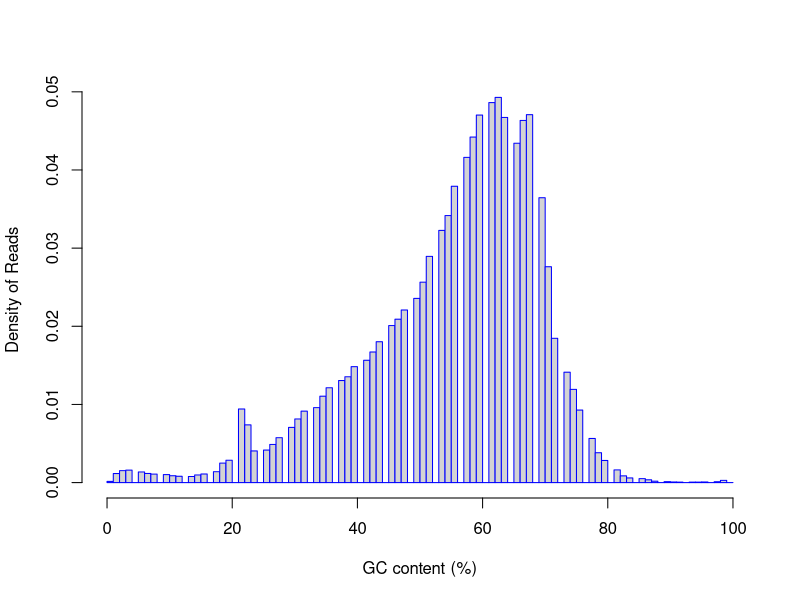

Generate this figure with R:
pdf("qc_results/rseqc/star/read_gc.GC_plot.pdf")
gc=rep(c(37.33,29.33,25.33,33.33,34.67,41.33,64.00,61.33,53.33,56.00,52.00,58.67,54.67,60.00,57.33,50.67,49.33,48.00,46.67,45.33,62.67,44.00,42.67,40.00,38.67,36.00,32.00,30.67,28.00,26.67,24.00,22.67,21.33,20.00,17.33,14.67,16.00,86.67,84.00,76.00,85.33,82.67,88.00,78.67,90.67,89.33,93.33,96.00,92.00,77.33,72.00,94.67,81.33,74.67,65.33,66.67,68.00,69.33,70.67,73.33,12.00,13.33,18.67,80.00,97.33,8.00,4.00,0.00,2.67,1.33,5.33,6.67,9.33,10.67,98.67,100.00),times=c(302197,163394,96287,221914,255765,362157,1081136,1125057,746621,877363,669816,1022944,790541,1088143,962875,593353,545286,510997,483718,464887,1140403,417034,386670,343263,313307,280753,211511,188408,132951,112953,93781,170889,217900,66220,32280,22607,25490,8314,13784,214777,11758,19899,4139,88397,1727,2745,1362,1821,1456,130673,427233,1427,37578,275999,1004711,1072268,1089296,843334,639073,326812,18725,18019,57750,65510,2509,25124,36901,3504,35377,26787,31468,27052,23724,20326,6603,15))
hist(gc,probability=T,breaks=100,xlab="GC content (%)",ylab="Density of Reads",border="blue",main="")
dev.off()
